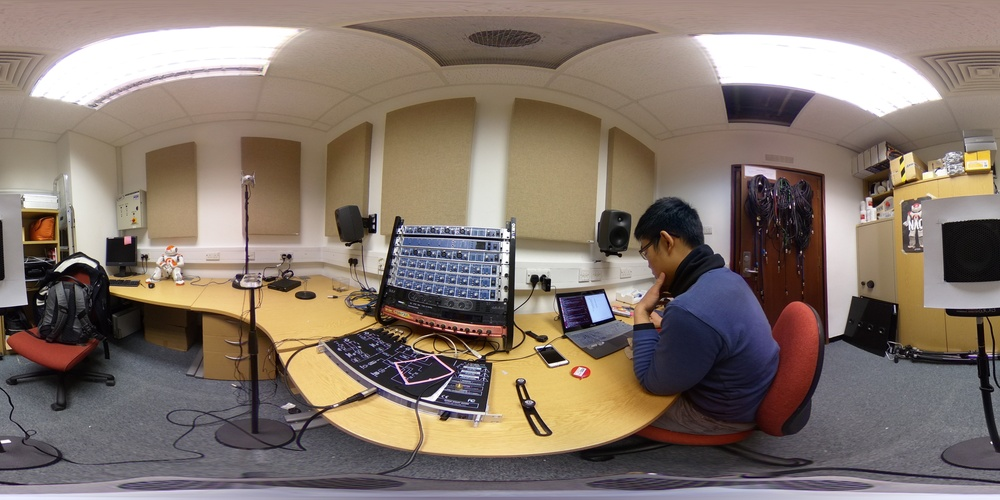
#> input picture deprecated/180 degrees at 30cm.jpg, 1000 x 500 px, shrunk from 5376 x 2688 before the run
$ python remap_standalone.py '180 degrees at 30cm.jpg'   (Python 2 division)
#> lines starting #> are read from the running program, lines starting #| are printed output that depends on the picture
import cv2
import numpy
import sys

from numpy import pi
from PIL import Image

# Convert using an inverse transformation
def generate_mapping_data(image_width):
    in_size = [image_width, image_width * 3 / 4]
    edge = in_size[0] / 4  # The length of each edge in pixels

    # Create our numpy arrays
    out_pix = numpy.zeros((in_size[1], in_size[0], 2), dtype="f4")
    xyz = numpy.zeros((in_size[1] * in_size[0] / 2, 3), dtype="f4")
    vals = numpy.zeros((in_size[1] * in_size[0] / 2, 3), dtype="i4")

    # Much faster to use an arange when we assign to to vals
    start, end = 0, 0
    rng_1 = numpy.arange(0, edge * 3)
    rng_2 = numpy.arange(edge, edge * 2)
    for i in xrange(in_size[0]):
        # 0: back
        # 1: left
        # 2: front
        # 3: right
        face = int(i / edge)
        rng = rng_1 if face == 2 else rng_2

        end += len(rng)
        vals[start:end, 0] = rng
        vals[start:end, 1] = i
        vals[start:end, 2] = face
        start = end

    # Top/bottom are special conditions
    j, i, face = vals.T
    face[j < edge] = 4  # top
    face[j >= 2 * edge] = 5  # bottom

    # Convert to image xyz
    a = 2.0 * i / edge
    b = 2.0 * j / edge
    one_arr = numpy.ones(len(a))
    for k in range(6):
        face_idx = face == k

        # Using the face_idx version of each is 50% quicker
        one_arr_idx = one_arr[face_idx]
        a_idx = a[face_idx]
        b_idx = b[face_idx]

        if k == 0:
           vals_to_use =  [-one_arr_idx, 1.0 - a_idx, 3.0 - b_idx]
        elif k == 1:
           vals_to_use =  [a_idx - 3.0, -one_arr_idx, 3.0 - b_idx]
        elif k == 2:
           vals_to_use =  [one_arr_idx, a_idx - 5.0, 3.0 - b_idx]
        elif k == 3:
           vals_to_use =  [7.0 - a_idx, one_arr_idx, 3.0 - b_idx]
        elif k == 4:
           vals_to_use =  [b_idx - 1.0, a_idx - 5.0, one_arr_idx]
        elif k == 5:
           vals_to_use =  [5.0 - b_idx, a_idx - 5.0, -one_arr_idx]

        xyz[face_idx] = numpy.array(vals_to_use).T

    # Convert to theta and pi
    x, y, z = xyz.T
    theta = numpy.arctan2(y, x)
    r = numpy.sqrt(x**2 + y**2)
    phi = numpy.arctan2(z, r)

    # Source img coords
    uf = (2.0 * edge * (theta + pi) / pi) % in_size[0]
    uf[uf==in_size[0]] = 0.0 # Wrap to pixel 0 (much faster than modulus)
    vf = (2.0 * edge * (pi / 2 - phi) / pi)

    # Mapping matrix
    out_pix[j, i, 0] = vf
    out_pix[j, i, 1] = uf

    map_x_32 = out_pix[:, :, 1]
    map_y_32 = out_pix[:, :, 0]
    return map_x_32, map_y_32

imgIn = Image.open(sys.argv[1])
#> imgIn is the input picture: PIL image 1000x500 RGB; mean R, G, B 132.6, 118.3, 108.2
inSize = imgIn.size
#> inSize = (1000, 500)

map_x_32, map_y_32 = generate_mapping_data(inSize[0])
cubemap = cv2.remap(numpy.array(imgIn), map_x_32, map_y_32, cv2.INTER_LINEAR)
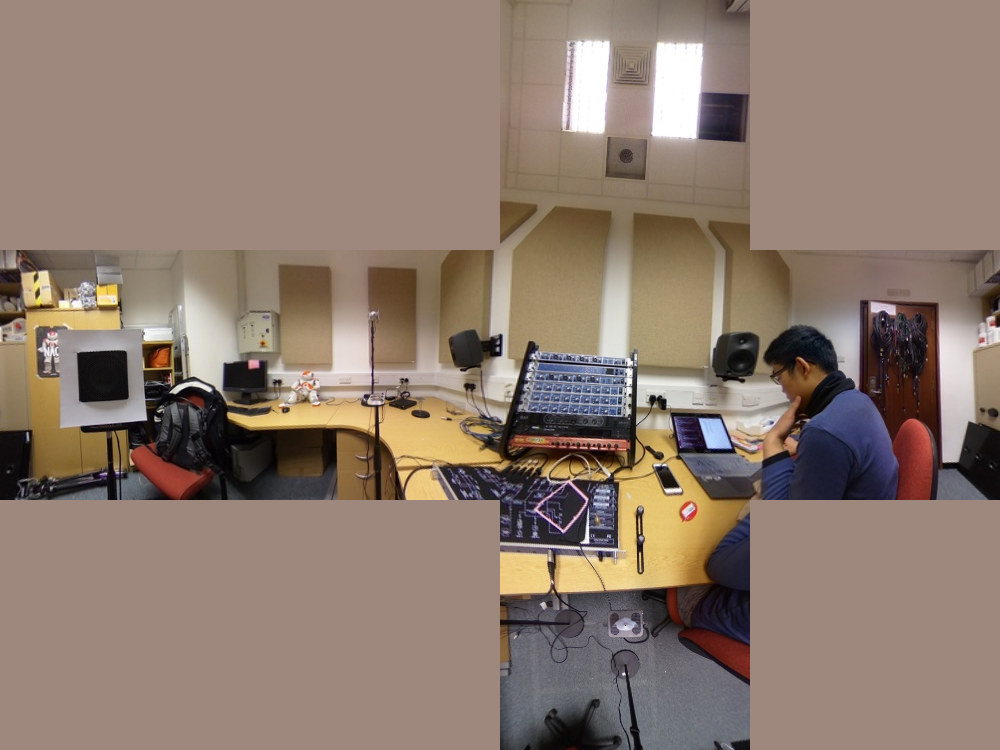
#> cubemap: shape (750, 1000, 3); mean R, G, B 141.8, 123.2, 111

imgOut = Image.fromarray(cubemap)
#imgOut.save(sys.argv[1].split('.')[0]+"_out.png")
imgOut.show()

# References:
# https://pastebin.com/Eeki92Zv
# https://stackoverflow.com/questions/29678510/convert-21-equirectangular-panorama-to-cube-map
